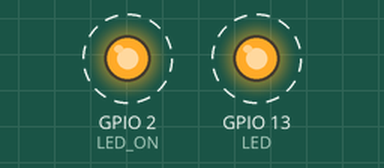
Recording of a program running on a simulated Raspberry Pi (BCM pin numbers). Shown: output pins drawn as LEDs (lit = HIGH). Dashed ring = blinking.

Above: at 0.5 s.
Timing chart, 0 to 4.6 s (numbered marks = the images above):
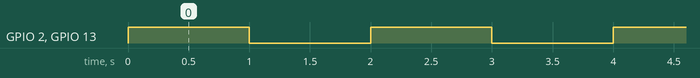

The program:

Bai1_2.py
```python
import RPi.GPIO as GPIO
import time
import os


def main():
    LED = 13
    LED_ON = 2
    GPIO.setmode(GPIO.BCM)
    GPIO.setup(LED, GPIO.OUT)
    GPIO.setup(LED_ON, GPIO.OUT)
    while True:
        if GPIO.input(LED) == GPIO.LOW:
            GPIO.output(LED, GPIO.HIGH)
            GPIO.output(LED_ON, True)
            time.sleep(1)
        if GPIO.input(LED) == GPIO.HIGH:
            GPIO.output(LED, GPIO.LOW)
            GPIO.output(LED_ON, False)
            time.sleep(1)


if __name__ == "__main__":
    try:
        main()
    except KeyboardInterrupt:
        GPIO.cleanup()
```

Measured:
- by itself, GPIO 2 (LED_ON), GPIO 13 (LED): alternates HIGH for 1.0 s and LOW for 1.0 s
